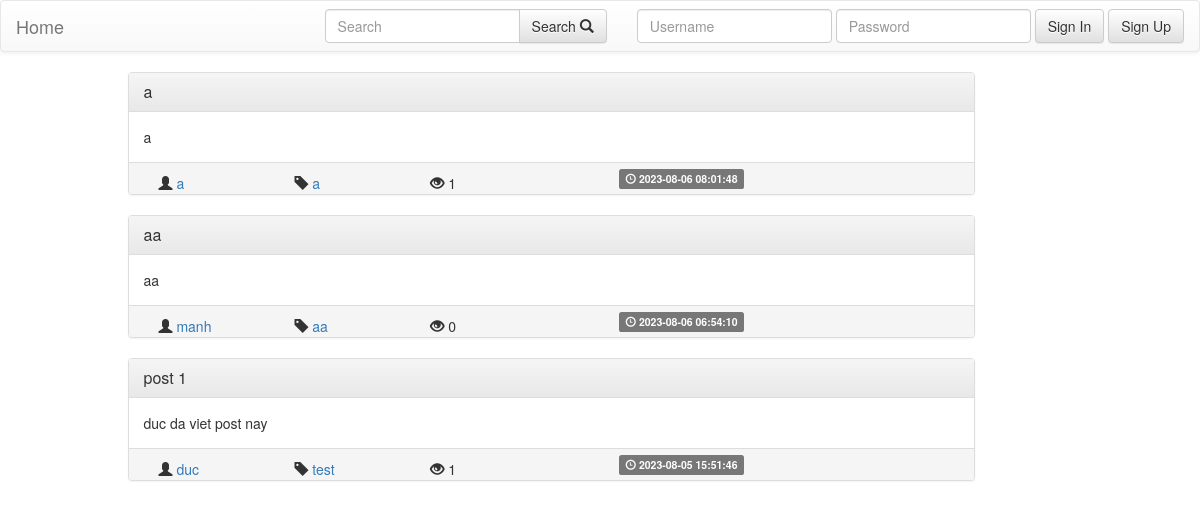
Page /posts/posts.php on the committed database.
### tables this page shows
CREATE TABLE `posts` (
  `postID` int(11) NOT NULL,
  `postTitle` varchar(200) NOT NULL,
  `postDesc` varchar(10000) NOT NULL,
  `postTime` timestamp NOT NULL DEFAULT current_timestamp() ON UPDATE current_timestamp(),
  `postTag` varchar(40) NOT NULL,
  `postAuthor` varchar(40) NOT NULL
);

CREATE TABLE `user_post` (
  `postAuthor` varchar(40) NOT NULL,
  `postID` int(11) NOT NULL,
  `postLikes` int(11) NOT NULL DEFAULT 0,
  `postDisLikes` int(11) NOT NULL,
  `postComments` int(11) NOT NULL DEFAULT 0,
  `postViews` int(11) NOT NULL DEFAULT 0
);

### include/algos.php (called while the page is built, shortened)
<?php
return 0;
?>
<?php
function showViews($id , $author)  {
  include("../db/dbconnect.php");
  $query="SELECT *
          FROM user_post
          WHERE postID='$id'
          ";
  $result=mysqli_query($conn , $query);
  if($result) {
      if(mysqli_num_rows($result)==1) {
        while($row=mysqli_fetch_assoc($result)) {
            return $row['postViews'];
        }
      } else {
        return 0;
      }
  }
  return 0;
}
?>

### include/frame_post.php (the view, shortened to what this page needs)
<div class="container">
		<div class="row">
			<div class="col-md-9 col-md-offset-1">
			<div class="panel panel-default">
		  		<div class="panel-heading">
		    		<h3 class="panel-title">
		    			<a href=<?php echo "post.php?id="; echo $id; ?> ><?php echo $title; ?></a>
		    		</h3>
		  		</div>
		  		<div class="panel-body">
						<?php
							echo $desc;
		    		?>
		  		</div>
		  		<div class="panel-footer">
						<span class="col-sm-2">
				  			<span class="glyphicon glyphicon-user" aria-hidden="true"></span>
				  			<a href=<?php echo "../users/profile.php?user="; echo $author; ?> >
										<?php echo $author?>
				  			</a>
					</span>
					<span class="col-sm-2">
							<span class="glyphicon glyphicon-tag" aria-hidden="true"></span>
			  			<a href=<?php echo "post.php?tags="; echo $tags; ?> >
									<?php echo $tags;?>
			  			</a>
					</span>
						<span class="col-sm-3">
							<?php
								 if(isset($views)) {
									 echo "<span class='glyphicon glyphicon-eye-open' aria-hidden='true'></span>"." ".$views;
								 }
							?>
						</span>
		  			<span class="label label-default">
							<span class="glyphicon glyphicon-time" aria-hidden="true"></span> <?php echo $time ?>
						</span>
		  		</div>
			</div>
		</div>
		</div>
</div>

### posts/posts.php (shortened to what this page needs)
<?php
include("../include/url_posts.php");
include_once("../include/algos.php");
 ?>
<?php
	$query="SELECT * FROM posts ORDER BY postTime DESC";
	$result=mysqli_query($conn , $query);
	if(mysqli_num_rows($result) > 0) {
		while($post=mysqli_fetch_assoc($result)) {
					$id=$post['postID'];
					$title=$post['postTitle'];
					$desc=$post['postDesc'];
					$tags=$post['postTag'];
					$author=$post['postAuthor'];
					$time=$post['postTime'];
          $views=showViews($id,$author);
					include("../include/frame_post.php");
		}
	}
?>

### rows in the picture
posts: postTitle "a", postDesc "a", postAuthor "a", postTag "a", views "1", postTime "2023-08-06 08:01:48"
posts: postTitle "aa", postDesc "aa", postAuthor "manh", postTag "aa", views "0", postTime "2023-08-06 06:54:10"
posts: postTitle "post 1", postDesc "duc da viet post nay", postAuthor "duc", postTag "test", views "1", postTime "2023-08-05 15:51:46"
